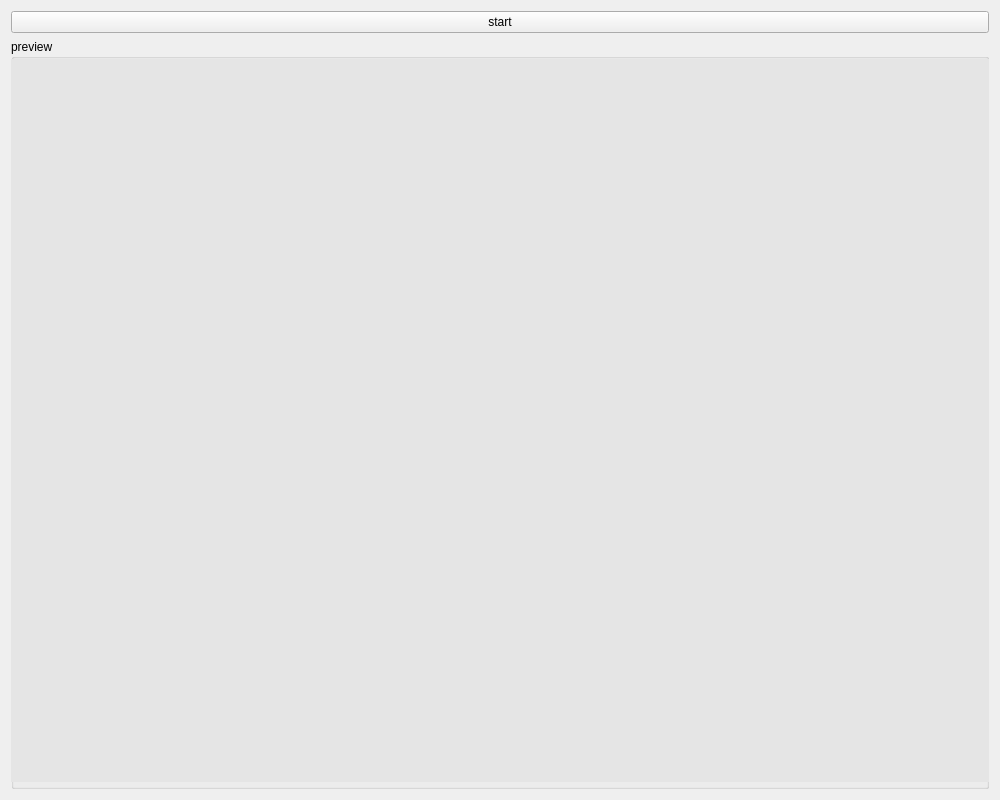
<?xml version="1.0" encoding="UTF-8"?>
<ui version="4.0">
 <class>Form</class>
 <widget class="QWidget" name="Form">
  <property name="geometry">
   <rect>
    <x>0</x>
    <y>0</y>
    <width>1000</width>
    <height>800</height>
   </rect>
  </property>
  <layout class="QVBoxLayout" name="verticalLayout">
   <item>
    <widget class="QPushButton" name="startButton">
     <property name="text">
      <string>start</string>
     </property>
    </widget>
   </item>
   <item>
    <widget class="QGroupBox" name="groupBox">
     <property name="title">
      <string>preview</string>
     </property>
     <widget class="QWidget" name="ImgWidget" native="true">
      <property name="geometry">
       <rect>
        <x>0</x>
        <y>20</y>
        <width>978</width>
        <height>723</height>
       </rect>
      </property>
      <property name="styleSheet">
       <string notr="true">background-color:#E5E5E5</string>
      </property>
     </widget>
    </widget>
   </item>
  </layout>
 </widget>
 <resources/>
 <connections/>
</ui>
